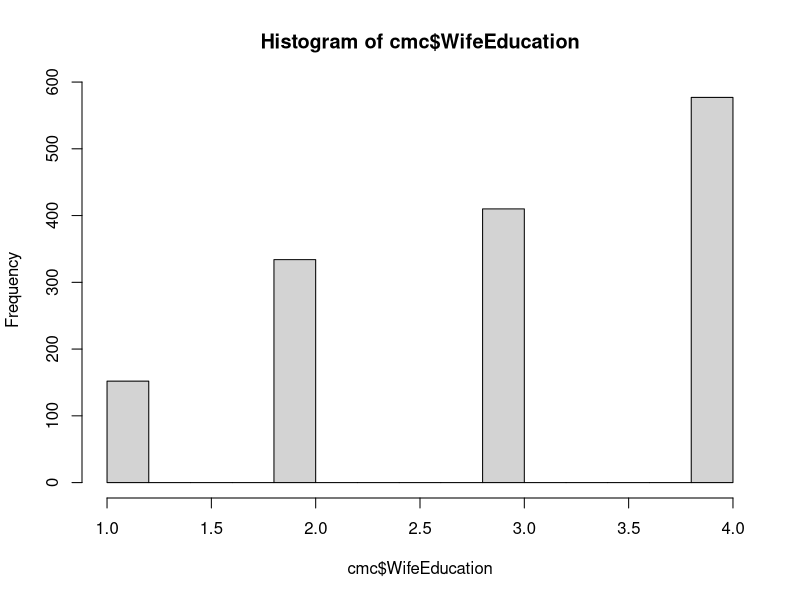
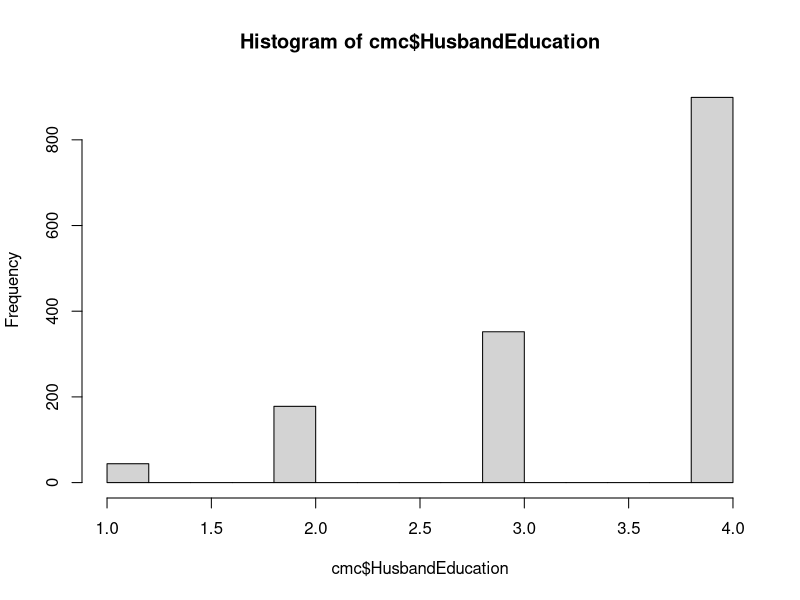
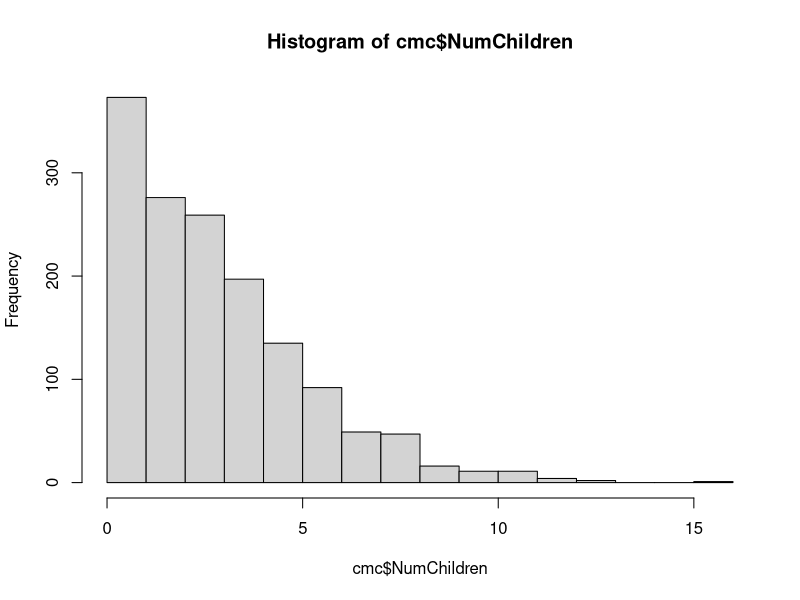
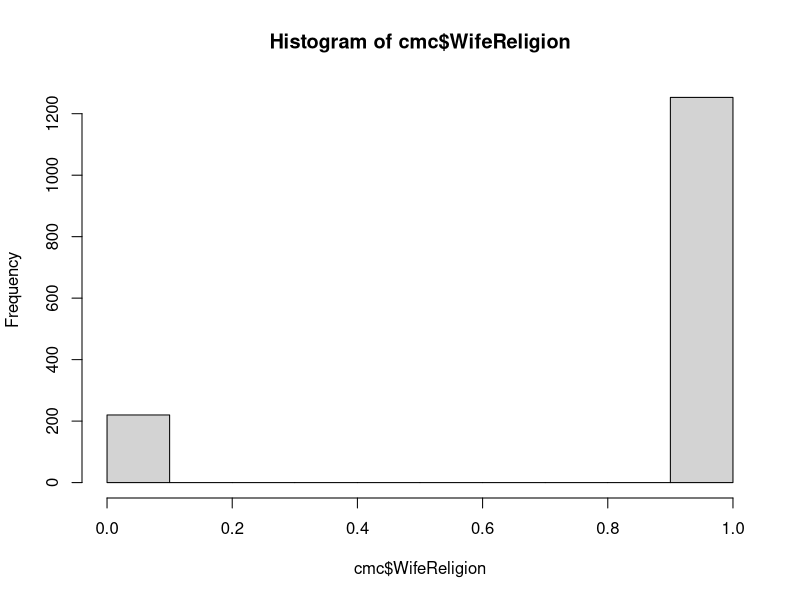
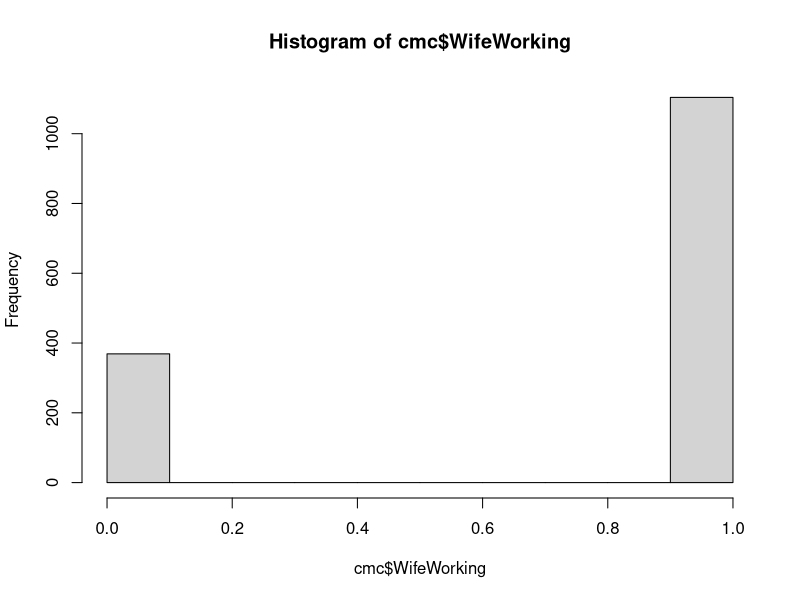
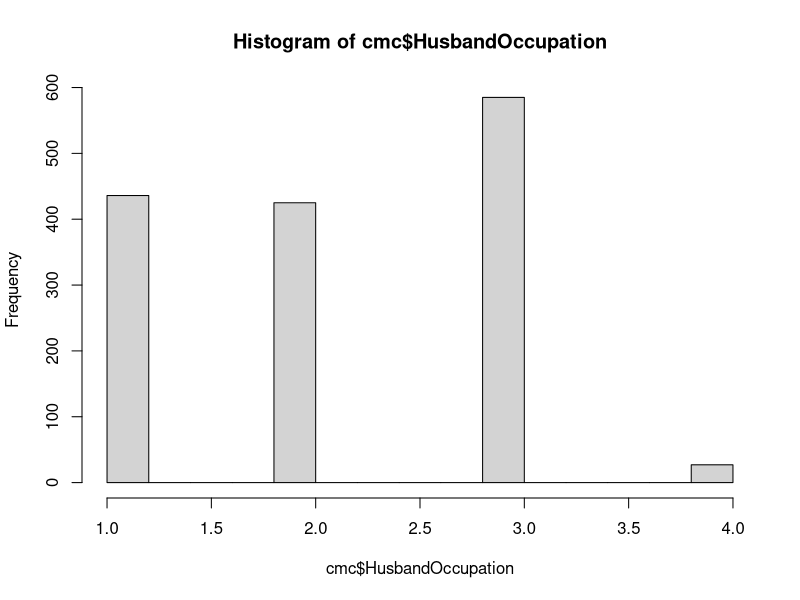
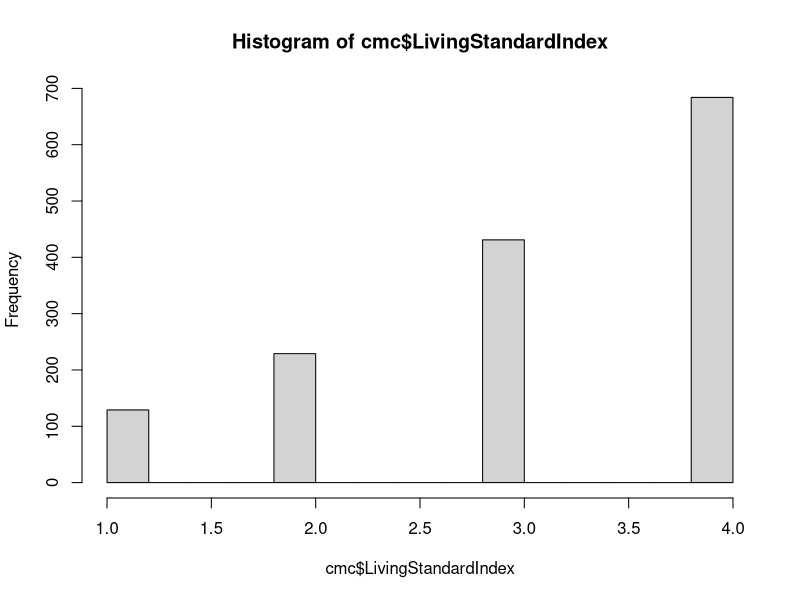
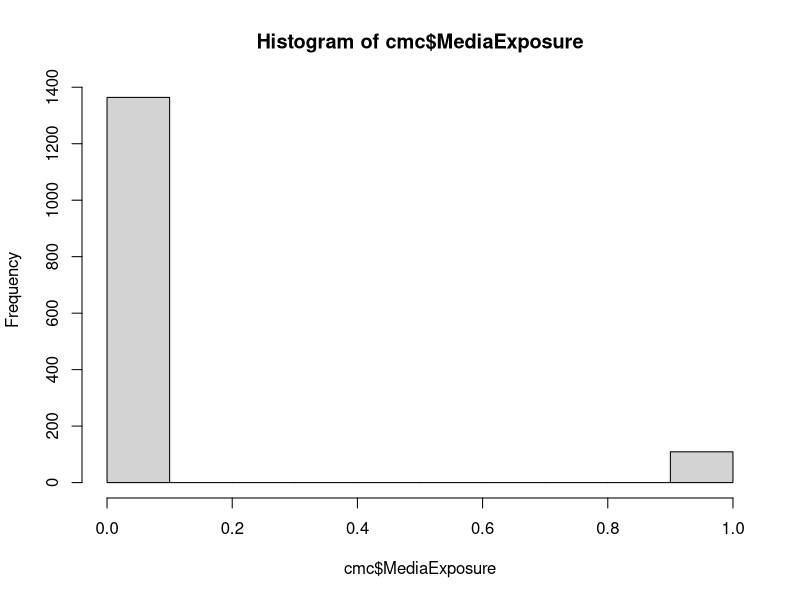

Reproduce these figures in R, in order.
#This script is implementing a decision tree analysis on the dataset

#Set working directory to where file is located

#Read the cars data

cmc<-read.csv(file="cmc.csv", head=TRUE, sep=",", as.is=FALSE)

#Install packages for decision tree modeling

install.packages("party")
library("party")

#Preview the structure

str(cmc)
summary(cmc)

#Missing values

nrow(cmc[!complete.cases(cmc),])

#Exploratory analysis; viewing histograms on variables

hist(cmc$WifeEducation) #most have highest education, many have higher
hist(cmc$HusbandEducation) #more have highest and high education
hist(cmc$NumChildren) #most have no children, or not many
hist(cmc$WifeReligion) #most are Islamic (but Indonesia is)
hist(cmc$WifeWorking) #most are not working
hist(cmc$HusbandOccupation) #1=2, 3 is highest, 4 is VERY low
hist(cmc$LivingStandardIndex) #fairly similar ratio compared to wife education
hist(cmc$MediaExposure) #large majority have good media exposure
hist(cmc$ContraceptiveMethod) #good distribution for analysis

#Transform integers into categorical variables

cmc$WifeEducation<-factor(cmc$WifeEducation)
cmc$HusbandEducation<-factor(cmc$HusbandEducation)
cmc$LivingStandardIndex<-factor(cmc$LivingStandardIndex)
cmc$ContraceptiveMethod<-factor(cmc$ContraceptiveMethod)

#Split the data into a training and test set

set.seed(1234)
ind <- sample(2, nrow(cmc), replace = TRUE, prob = c(0.7, 0.3))
train.data <- cmc[ind == 1, ]
test.data <- cmc[ind == 2, ]

#Run the ctree method on training data

myFormula<-ContraceptiveMethod~.
model <- ctree(myFormula, data = train.data, controls=ctree_control(minbucket = 50, maxdepth = 4))

#Output the tree structure

print(model)

#Visualize the tree

plot(model)
plot(model, type="simple", drop_terminal = FALSE)

#Confusion matrix

table(predict(model), train.data$ContraceptiveMethod, dnn=c("Predicted","Actual"))

sum(predict(model)==train.data$ContraceptiveMethod)/length(train.data$ContraceptiveMethod)

#Evaluate the model on a test data
testPred <- predict(model, newdata = test.data)
table (testPred, test.data$ContraceptiveMethod)

sum(testPred==test.data$ContraceptiveMethod)/length(test.data$ContraceptiveMethod)

#End of script
